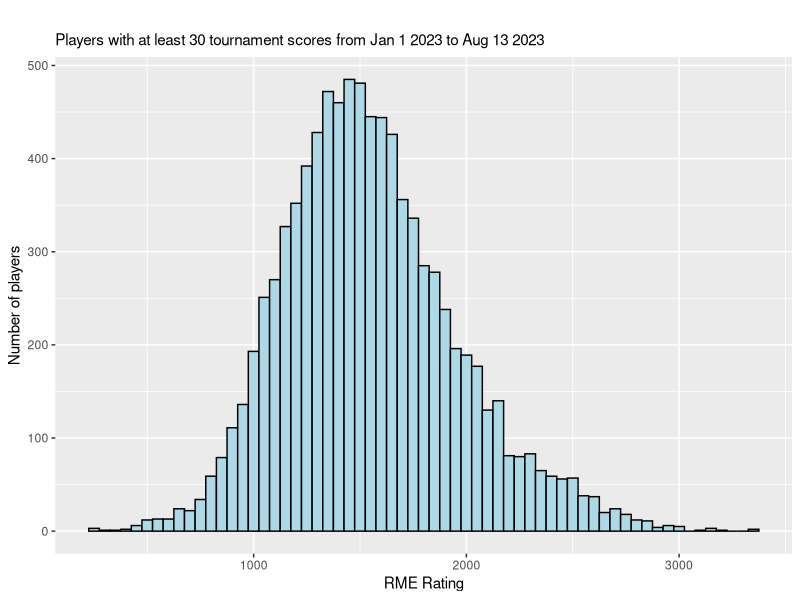

Recreate this plot in R. (Note: this script raises an error after producing the figure.)
library("dplyr")
library("ggplot2")
setwd("C:/Users/mrche/info201/exploratory-analysis-anguyenuw")

players <- read.csv("csvfiles/user_data/users_with_RME.csv") %>%
  filter(Games > 30)

RME_histogram <- ggplot(players, aes(x = RME)) + geom_histogram(binwidth = 50, colour = "black", fill = "lightblue") 
RME_histogram <- RME_histogram + labs(title="", 
                  subtitle="Players with at least 30 tournament scores from Jan 1 2023 to Aug 13 2023", 
                  y="Number of players", 
                  x="RME Rating")
RME_histogram

wompers <- scores_raw %>% filter(Score < 1300000)
wompers$Match.ID <- as.numeric(wompers$Match.ID)
womp <- ggplot(wompers, aes(x = Match.ID)) + 
  geom_histogram(binwidth = 10000, colour = "black", fill = "lightblue") +
  coord_cartesian(xlim = c(106000000,110000000), ylim = c(0, 9000))
womp

unique_users <- wompers
unique_users <- unique_users %>% group_by(User.ID) %>% slice_head(n=1)
womp <- ggplot(unique_users, aes(x = User.ID)) + 
  geom_histogram(binwidth = 100000, colour = "black", fill = "lightblue") +
  coord_cartesian(xlim = c(0,33000000), ylim = c(0, 150))
womp